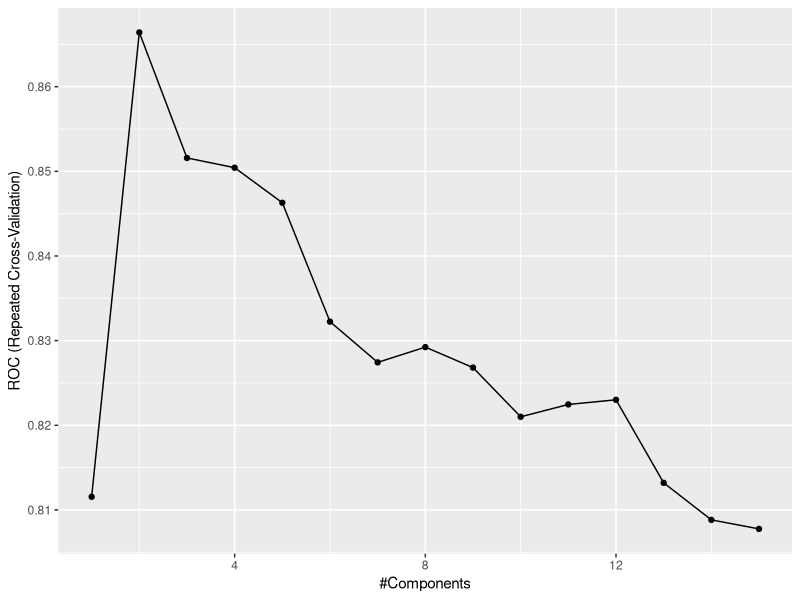

Reproduce this figure in R.
install.packages("caret")
install.packages("mlbranch")
install.packages("pls")
library("pls")
library("mlbench")
library("caret")

data(Sonar)
#baza tutoriala
set.seed(123)

inTrain <- createDataPartition(
  y = Sonar$Class,
  p = .75,
  list = FALSE
)

str(inTrain)

training <- Sonar[ inTrain,]
testing  <- Sonar[-inTrain,]

#ctrl
ctrl <- trainControl(
  method = "repeatedcv", 
  repeats = 3,
  classProbs = TRUE, 
  summaryFunction = twoClassSummary
)

#ROC stat
plsFit <- train(
  Class ~ .,
  data = training,
  method = "pls",
  preProc = c("center", "scale"),
  tuneLength = 15,
  trControl = ctrl,
  metric = "ROC"
)

plsFit

ggplot(plsFit)

#confusin matrix
plsClasses <- predict(plsFit, newdata = testing)
confusionMatrix(data = plsClasses, testing$Class)
